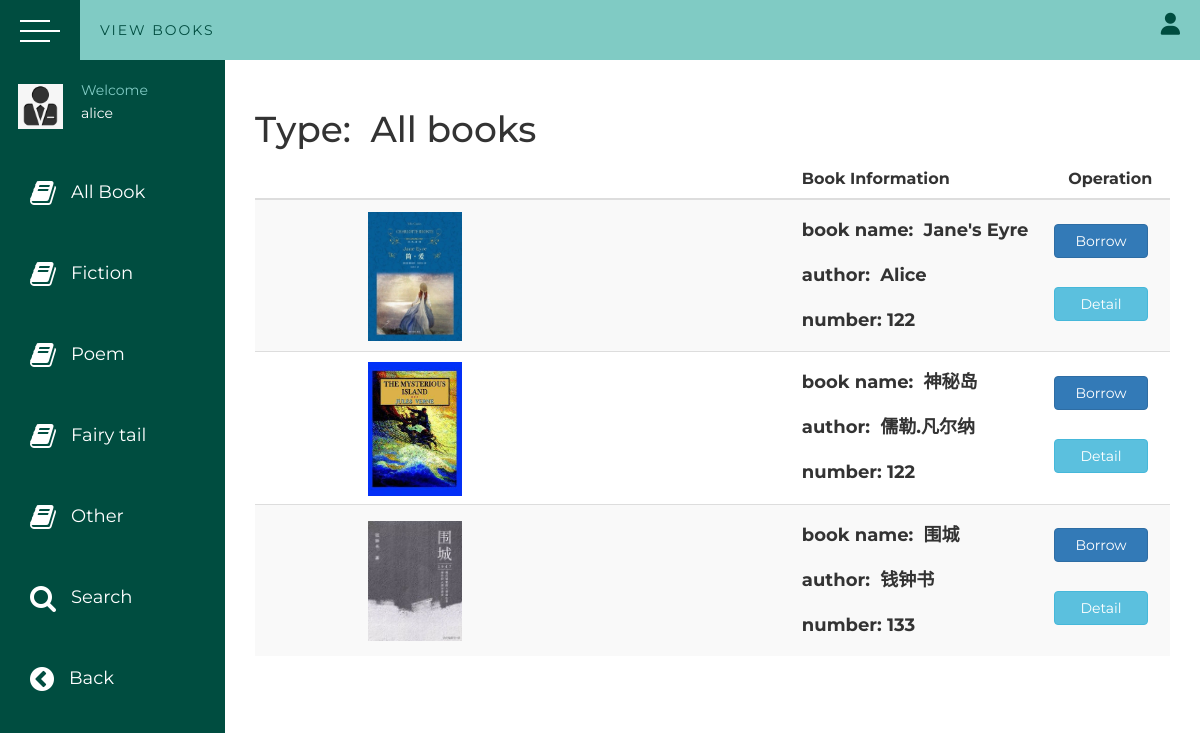
The page /allBookForUser (signed in) on the database its author committed.
### app/models.py (models this page shows, shortened)
class Book(UserMixin, db.Model):
    __tablename__ = 'Book'
    id = db.Column(db.Integer, primary_key=True)
    bookName = db.Column(db.String(300), index=True)
    publishTime = db.Column(db.Date, nullable=True)
    publisher = db.Column(db.String(100), index=True)
    author = db.Column(db.String(100), index=True)
    type = db.Column(db.String(100), index=True)
    description = db.Column(db.String(500), nullable=False)
    bookNumber = db.Column(db.Integer)
    bookImg = db.Column(db.String(500))
    authorImg = db.Column(db.String(500))

### app/views.py (the view)
@app.route('/allBookForUser')
def allBookForUser():
    app.logger.info('info log')
    username = session['username']
    books = Book.query.all()
    return render_template('allBook.html',
                           username=username,
                           books=books)

### app/views.py (called while the page is built)
@login_manager.user_loader
def load_user(user_id):
    return User.query.get(int(user_id))

### app/templates/allBook.html (shortened to what this page needs)
{% extends 'userViewBook.html' %}
{% block allbook %}
    <h1>Type: &nbsp;All books</h1>
    <table class="table table-striped" style="font-family: Arial; font-size: medium">
        <thead>
        <tr>
            <th></th>
            <th>Book Information</th>
            <th>Operation</th>
        </tr>
        </thead>
        <tbody style="font-family: 'Arial Unicode MS';font-size: large;font-weight: bold">
        {% for book in books %}
            <tr>
                <td style="line-height: 750%"><img width="18%" style="margin-left: 20%"
                                                   src={{ url_for('static',filename=book.bookImg) }}/>
                </td>
                <td style="line-height: 250%;">book
                    name:&nbsp;&nbsp;{{ book.bookName }}<br>author:&nbsp;&nbsp;{{ book.author }}<br>
                    number: {{ book.bookNumber }}</td>
                <td style="line-height: 350%">
                    <a href="/userBorrowBookInAllBook/{{ book.id }}">
                        <button type="button" class="btn btn-primary" style="width: 100%;margin-left: -15%">Borrow
                        </button>
                        <br></a>
                    <a href="/bookDetail/{{ book.id }}">
                        <button type="button" class="btn btn-info" style="width: 100%;margin-left: -15%">Detail</button>
                    </a>
                </td>
            </tr>
        {% endfor %}
        </tbody>
    </table>
{% endblock %}

### app/static/secondBaseStyles.css (style rules this page uses)
* { margin: 0; padding: 0; list-style: none; box-sizing: border-box; text-decoration: none; font-family: 'Montserrat', sans-serif; }

### rows shown on the page
Book: bookImg (picture), bookName "Jane's Eyre", author "Alice", bookNumber "122"
Book: bookImg (picture), bookName "神秘岛", author "儒勒.凡尔纳", bookNumber "122"
Book: bookImg (picture), bookName "围城", author "钱钟书", bookNumber "133"

### other values the page prints
{{ username }} "alice"
